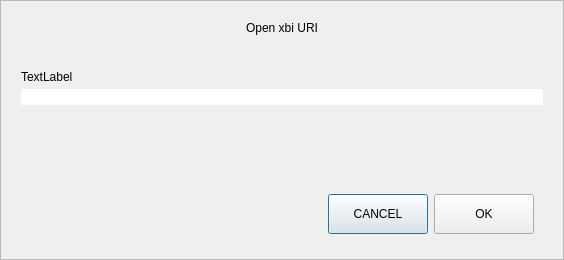
<?xml version="1.0" encoding="UTF-8"?>
<ui version="4.0">
 <class>OpenURIDialog</class>
 <widget class="QDialog" name="OpenURIDialog">
  <property name="geometry">
   <rect>
    <x>0</x>
    <y>0</y>
    <width>564</width>
    <height>260</height>
   </rect>
  </property>
  <property name="windowTitle">
   <string>Open URI</string>
  </property>
  <layout class="QVBoxLayout" name="verticalLayout">
   <property name="spacing">
    <number>0</number>
   </property>
   <property name="leftMargin">
    <number>0</number>
   </property>
   <property name="topMargin">
    <number>0</number>
   </property>
   <property name="rightMargin">
    <number>0</number>
   </property>
   <property name="bottomMargin">
    <number>0</number>
   </property>
   <item>
    <widget class="QFrame" name="frame">
     <property name="frameShape">
      <enum>QFrame::StyledPanel</enum>
     </property>
     <property name="frameShadow">
      <enum>QFrame::Raised</enum>
     </property>
     <layout class="QVBoxLayout" name="verticalLayout_2">
      <property name="spacing">
       <number>5</number>
      </property>
      <property name="leftMargin">
       <number>20</number>
      </property>
      <property name="topMargin">
       <number>20</number>
      </property>
      <property name="rightMargin">
       <number>20</number>
      </property>
      <property name="bottomMargin">
       <number>16</number>
      </property>
      <item>
       <widget class="QLabel" name="labelTitle">
        <property name="text">
         <string>Open xbi URI</string>
        </property>
        <property name="alignment">
         <set>Qt::AlignCenter</set>
        </property>
       </widget>
      </item>
      <item>
       <spacer name="verticalSpacer_2">
        <property name="orientation">
         <enum>Qt::Vertical</enum>
        </property>
        <property name="sizeType">
         <enum>QSizePolicy::Fixed</enum>
        </property>
        <property name="sizeHint" stdset="0">
         <size>
          <width>20</width>
          <height>30</height>
         </size>
        </property>
       </spacer>
      </item>
      <item>
       <widget class="QLabel" name="labelSubtitle">
        <property name="text">
         <string notr="true">TextLabel</string>
        </property>
       </widget>
      </item>
      <item>
       <layout class="QHBoxLayout" name="horizontalLayout">
        <property name="spacing">
         <number>0</number>
        </property>
        <item>
         <widget class="QValidatedLineEdit" name="uriEdit">
          <property name="styleSheet">
           <string notr="true">#uriEdit{
	border-top-right-radius:0px;
	border-bottom-right-radius:0px;
}</string>
          </property>
         </widget>
        </item>
       </layout>
      </item>
      <item>
       <spacer name="verticalSpacer">
        <property name="orientation">
         <enum>Qt::Vertical</enum>
        </property>
        <property name="sizeHint" stdset="0">
         <size>
          <width>20</width>
          <height>40</height>
         </size>
        </property>
       </spacer>
      </item>
      <item>
       <widget class="QWidget" name="widget" native="true">
        <property name="minimumSize">
         <size>
          <width>0</width>
          <height>50</height>
         </size>
        </property>
        <layout class="QHBoxLayout" name="horizontalLayout_2">
         <item>
          <spacer name="horizontalSpacer">
           <property name="orientation">
            <enum>Qt::Horizontal</enum>
           </property>
           <property name="sizeHint" stdset="0">
            <size>
             <width>289</width>
             <height>20</height>
            </size>
           </property>
          </spacer>
         </item>
         <item>
          <widget class="QPushButton" name="pushButtonCancel">
           <property name="minimumSize">
            <size>
             <width>100</width>
             <height>40</height>
            </size>
           </property>
           <property name="text">
            <string>CANCEL</string>
           </property>
          </widget>
         </item>
         <item>
          <widget class="QPushButton" name="pushButtonOK">
           <property name="minimumSize">
            <size>
             <width>100</width>
             <height>40</height>
            </size>
           </property>
           <property name="text">
            <string>OK</string>
           </property>
          </widget>
         </item>
        </layout>
       </widget>
      </item>
     </layout>
    </widget>
   </item>
  </layout>
 </widget>
 <customwidgets>
  <customwidget>
   <class>QValidatedLineEdit</class>
   <extends>QLineEdit</extends>
   <header>qvalidatedlineedit.h</header>
  </customwidget>
 </customwidgets>
 <resources/>
 <connections/>
</ui>
